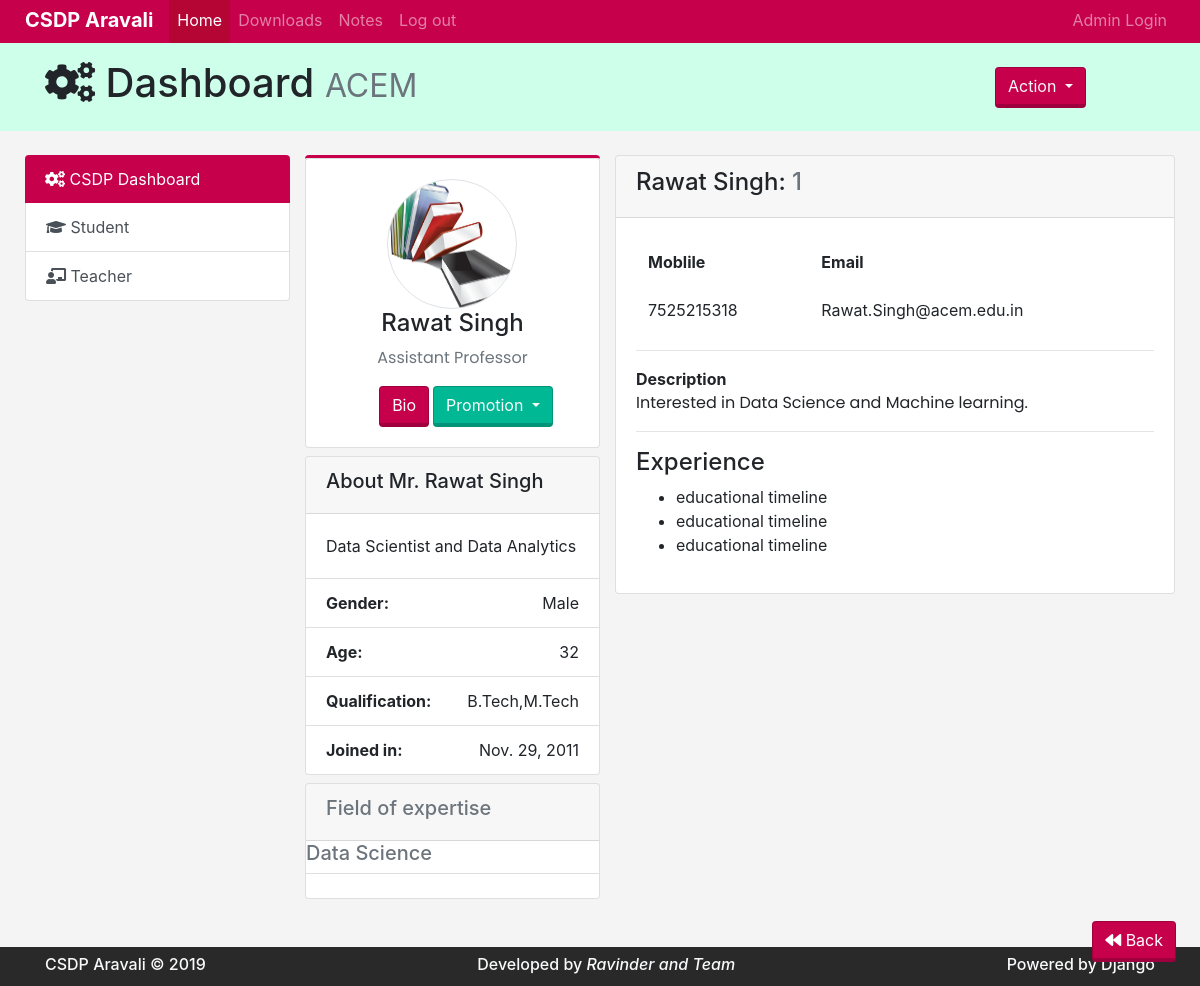
The app's page /teachers/2/detail/ with its own data.
### teachers/models.py (models this page shows, shortened)
class TeacherInfo(models.Model):
    name = models.ForeignKey(Teacher, on_delete=models.CASCADE)
    image = models.ImageField(upload_to='media')
    gender = models.CharField(max_length=7)
    qualification = models.CharField(max_length=350)
    dateOfBirth = models.DateField()
    shortBio = models.CharField(max_length=100)
    email = models.EmailField(max_length=30)
    currentLocation = models.CharField(max_length=80)
    description = models.TextField(max_length=400)

class Teacher(models.Model):
    name = models.CharField(max_length=30)
    techer_id = models.CharField(unique=True, max_length=6, null=True)
    designation = models.CharField(null=False, max_length=30)
    joined = models.DateField('Year-Month')
    phone = models.CharField(null=True, max_length=12)

### teachers/views.py (the view)
# urls.py: path('<int:teacher_id>/detail/', views.teacher_detail, name='teacher_detail'),
def teacher_detail(request, teacher_id):
    instructor = Teacher.objects.get(pk=teacher_id)
    details = TeacherInfo.objects.get(pk=teacher_id)
    def age(dob):
        today = date.today()
        return today.year - dob.year - ((today.month, today.day) < (dob.month, dob.day))
    instructorAge = age(details.dateOfBirth)
    qualifications = TeacherQualification.objects.all()
    context = {
        'instructor': instructor,
        'details': details,
        'instructorAge': instructorAge,
        'qualifications': qualifications,
    }
    return render(request, 'teachers/detail.html', context)

### templates/teachers/detail.html (shortened to what this page needs)
{% extends 'base.html' %}
{% load static %}
{% block body %}
<div class="col-md-4">
    <div class="row">
        <div class="col-md-12 m-0 p-0 rounded" style="border-top: 3px solid #c7004c;">
            <div class="card">
                <div class="card-body text-center">
                    <img class="rounded-circle border" src="{{ details.image.url }}" height="130" width="130">
                    <h4>{{ instructor.name }}</h4>
                    <p class="text-muted">{{ instructor.designation|title }}</p>
                    <div style="padding:0 21%;">
                    <a href="#" class="btn bg-custom1 float-left">Bio</a>
                        <div class="col-md-2 p-0 m-0 float-left ml-1" id="ButtonAction">
                            <div class="dropdown">
                                <button class="btn bg-custom1-dark text-light dropdown-toggle" type="button" data-toggle="dropdown"
                                    aria-haspopup="true" aria-expanded="false">
                                    Promotion
                                </button>
                            </div>
                        </div>
                    </div>
                </div>
            </div>
        </div>
    </div>
    <div class="row mt-2">
        <div class="col-md-12 m-0 p-0">
            <div class="card">
                <div class="card-header">
                    <h5>About Mr. {{ instructor.name }}</h5>
                </div>
                <div class="card-body">
                    {{ details.shortBio }}
                </div>
                <ul class="list-group list-group-flush">
                    <li class="list-group-item">
                        <span class="font-weight-bold float-left">Gender:</span>
                        <span class="float-right">{{ details.gender }}</span>
                    </li>
                    <li class="list-group-item">
                        <span class="font-weight-bold float-left">Age:</span>
                        <span class="float-right">{{ instructorAge }}</span>
                    </li>
                    <li class="list-group-item">
                        <span class="font-weight-bold float-left">Qualification:</span>
                        <span class="float-right">{{ details.qualification }}</span>
                    </li>
                    <li class="list-group-item">
                        <span class="font-weight-bold float-left">Joined in:</span>
                        <span class="float-right">{{ instructor.joined }}</span>
                    </li>
                </ul>
            </div>
        </div>
    </div>
    <div class="row mt-2 text-muted">
        <div class="col-md-12 m-0 p-0">
            <div class="card">
                <div class="card-header">
                    <h5>Field of expertise</h5>
                </div>
                <h5>Data Science</h5>
                <ul class="list-group list-group-flush">
                    <li class="list-group-item">
                    </li>
                </ul>
            </div>
        </div>
    </div>
</div>
<div class="col-md-8">
    <div class="card">
        <div class="card-header">
            <h4>{{ instructor.name }}: <span class="text-muted">{{ instructor.techer_id }}</span></h4>
        </div>
        <div class="card-body">
            <table class="table table-borderless">
                <thead>
                    <tr>
                        <th scope="col">Moblile</th>
                        <th scope="col">Email</th>
                    </tr>
                </thead>
                <tbody>
                    <tr>
                        <td>{{ instructor.phone }}</td>
                        <td>{{ details.email }}</td>
                    </tr>
                </tbody>
            </table>
            <hr>
            <div class="describe">
                <b>Description</b>
                <p>
                    {{ details.description }}
                </p>
            </div>
            <hr>
            <div class="experience">
                <h4>Experience</h4>
                <ul>
                    <li>educational timeline</li>
                    <li>educational timeline</li>
                    <li>educational timeline</li>
                </ul>
            </div>
        </div>
    </div>
</div>
<div class="fixed-bottom p-4 float-right">
    <a href="{% url 'teachers:teachershome' %}" class="btn bg-custom1 float-right">
        <i class="fas fa-backward"></i>
        Back</a>
</div>
{% endblock %}

### static/css/main.css (style rules this page uses)
.bg-custom1 { background: #c7004c; color: #fff; border-bottom-width: calc(.2rem + .0625rem); border-color: rgba(0,0,0,0.2); }
.bg-custom1-dark { background: #00b894; color: #fff; border-bottom-width: calc(.2rem + .0625rem); border-color: rgba(0,0,0,0.2); }
body { background: #f4f4f4; }
p { font-family: 'Poppins', sans-serif; font-size: 16px; letter-spacing: 0; line-height: 24px; font-weight: 400; }

### records on screen
TeacherInfo: image (picture), shortBio "Data Scientist and Data Analytics", gender "Male", qualification "B.Tech,M.Tech", email "Rawat.Singh@acem.edu.in", description "Interested in Data Science and Machine learning."
Teacher: name "Rawat Singh", designation "Assistant Professor", joined "Nov. 29, 2011", techer_id "1", phone "7525215318"

### other values on screen
{{ instructorAge }} "32"
